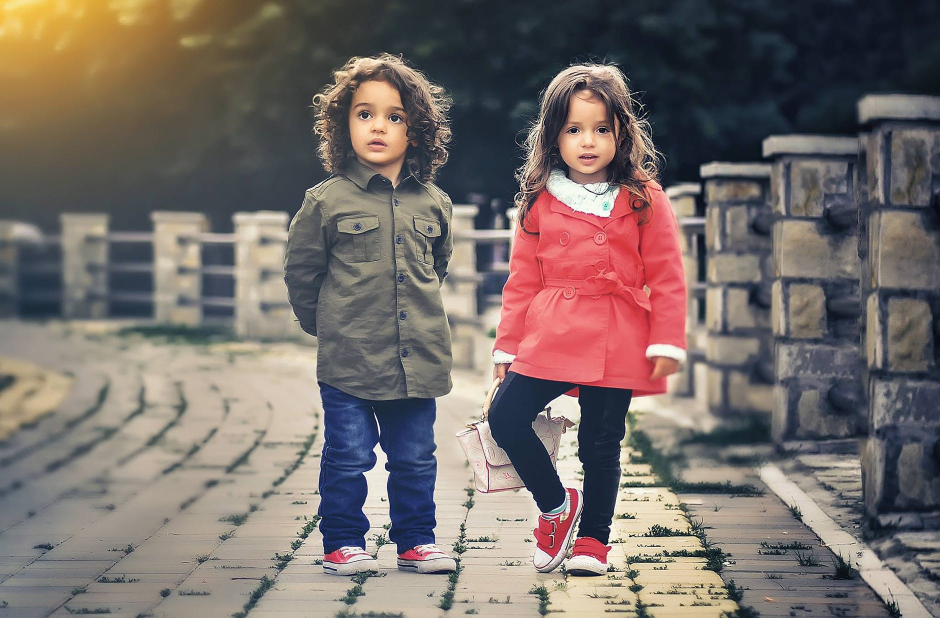
#> input picture kids.jpg, 1880 x 1236 px (shown at 1/2 size)
$ python face_detector.py
#> lines starting #> are read from the running program, lines starting #| are printed output that depends on the picture; after the words box and inside, x2 and y2 are one past the last pixel; in counts of white or black regions, pixels touching at a corner belong together
import cv2

face_cascade = cv2.CascadeClassifier("haarcascade_frontalface_default.xml")
image = cv2.imread("kids.jpg")
#> image is the input picture: shape (1236, 1880, 3); mean B, G, R 105.5, 109.3, 119.8
image = cv2.resize(image, (800,533))
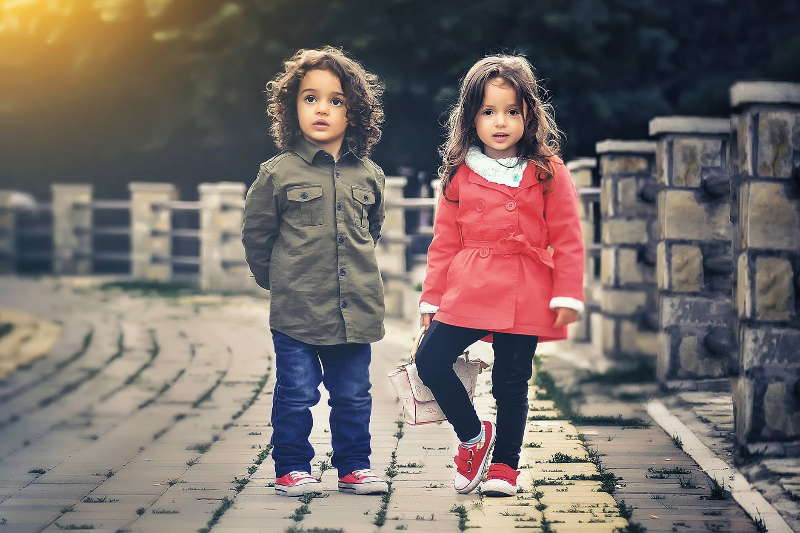
#> image: shape (533, 800, 3); mean B, G, R 105.4, 109.2, 119.7
gray_image = cv2.cvtColor(image, cv2.COLOR_BGR2GRAY)
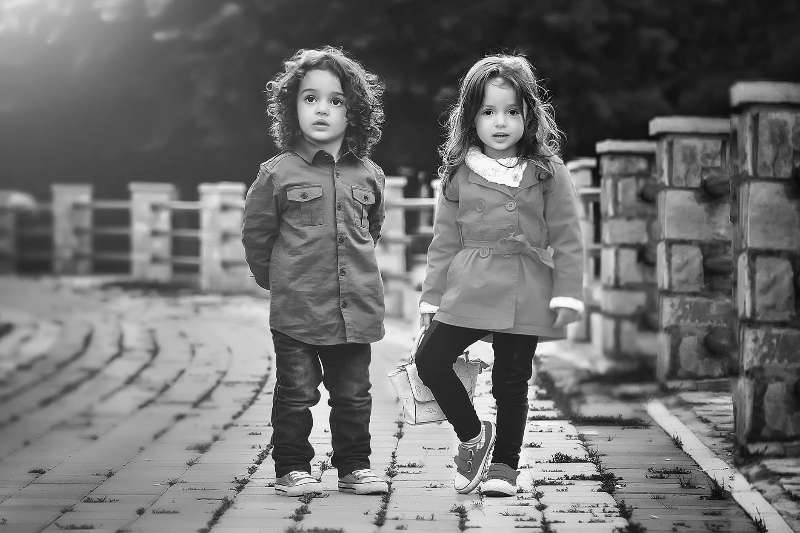
#> gray_image: shape (533, 800); min 3, max 254, mean 111.9

print(type(gray_image))
#| <class 'numpy.ndarray'>
#<class 'numpy.ndarray'>

faces=face_cascade.detectMultiScale(gray_image,scaleFactor=1.10,minNeighbors=5)
#> faces = [[470, 90, 60, 60], [287, 73, 69, 69]]

for x,y,w,h in faces:
    image=cv2.rectangle(image, (x,y), (x+w, y+h), (0, 255, 0),1)
    cv2.imshow("Face Detector", image)
    k=cv2.waitKey(2000)
#> this loop made 2 passes; (key Esc is pressed on pass 1)
#> pass 1, `image=cv2.rectangle(image, (x,y), (x+w, y+h), (0, 255, 0),1)`:
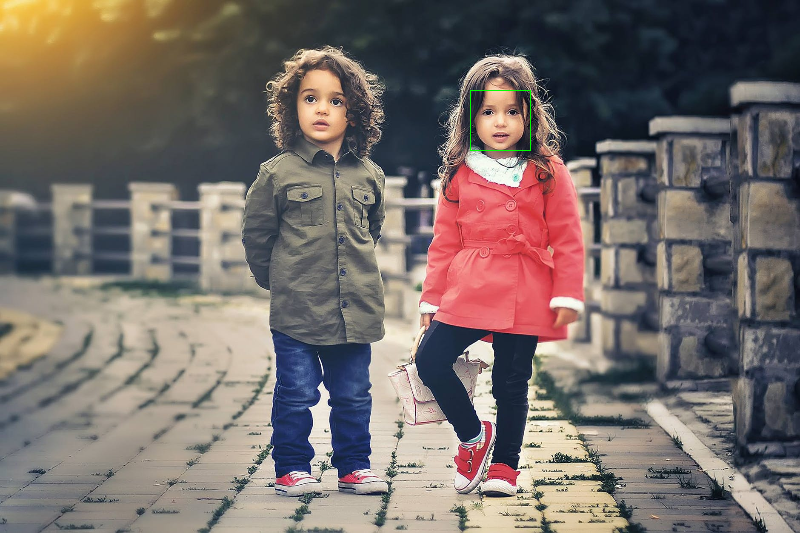
#> image: shape (533, 800, 3); 0.06% of pixels changed, all inside (x1, y1, x2, y2) = (470, 90, 531, 151)
#> pass 2, `image=cv2.rectangle(image, (x,y), (x+w, y+h), (0, 255, 0),1)`:
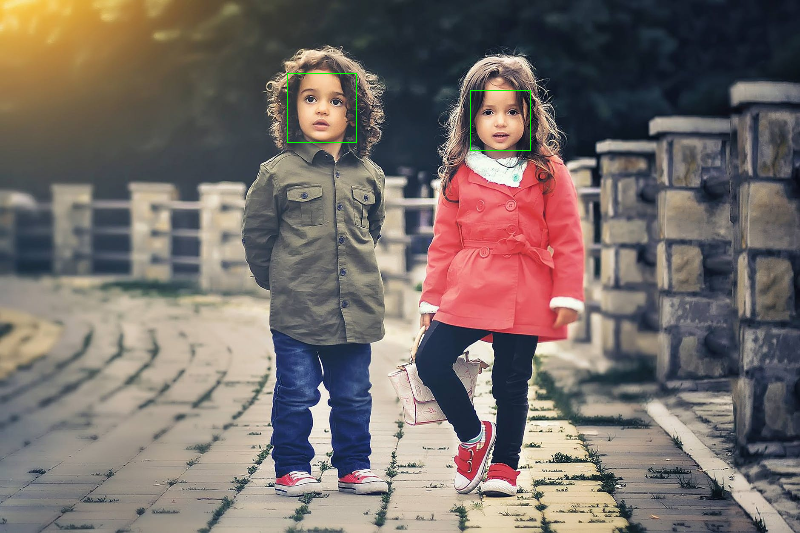
#> image: shape (533, 800, 3); 0.06% of pixels changed, all inside (x1, y1, x2, y2) = (287, 73, 357, 143)
cv2.destroyAllWindows()

cv2.imwrite("kids_face_detected.jpeg", image)
